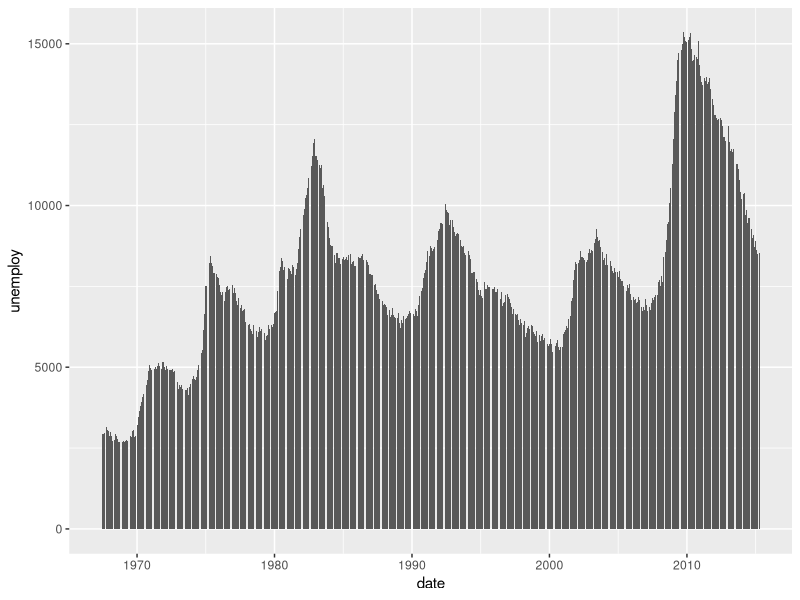
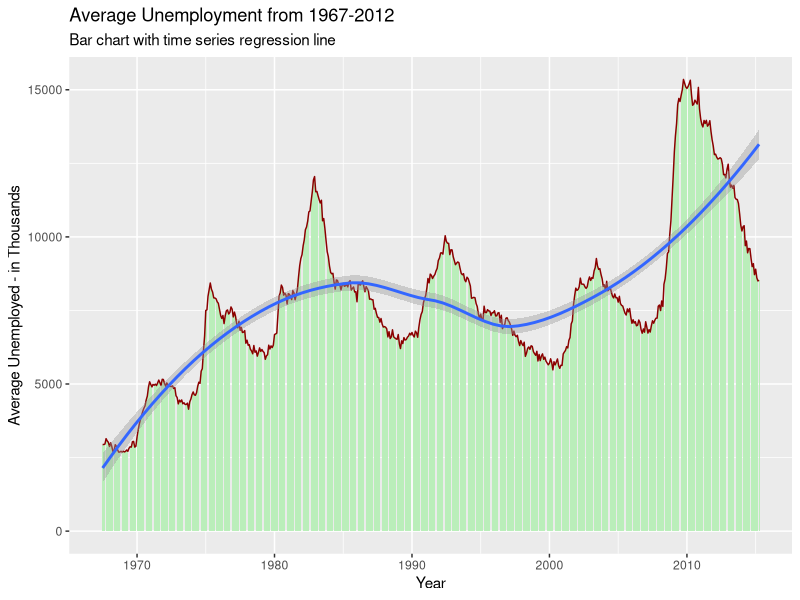

Here is the R script that generated these plots, in order:
## ---- chunk 1
knitr::opts_chunk$set(echo = FALSE)
## ---- chunk 2
# Load ggplot2 library for the visualization's dataset and plot
library(ggplot2)

# Load the economics dataset and store the results in a dataframe
data("economics")
myDF <- economics

# Explore the structure and statistics of the dataframe
str(myDF)
summary(myDF)

# Create a simple bar chart that visualizes the average number of unemployed
# in thousands by year from 1967 until 2012
ggplot(myDF, aes(x = date, y = unemploy)) +
  geom_col()

# This is the basic bar chart that ggplot2 generated. It contains x axis and y
# axis labels, date for the 'date' variable, along with labels of numeric year
# by decade, and unemploy for the 'unemploy' variable, along with a numeric scale
# from 0-15000 to show the measurement of the y axis values.
## ---- chunk 3
# Add color and a time series line to help observe the patterns of the time series
# data. Also, improve the title of the chart and x and y labels.
ggplot(myDF, aes(x = date, y = unemploy)) +
  geom_col(fill="#baeeba",color="transparent") + 
  geom_line(color="darkred") + 
  stat_smooth() + 
# Set the labels and a strong, accurate title
labs(
  title = "Average Unemployment from 1967-2012",
  subtitle = "Bar chart with time series regression line",
  x = "Year",
  y = "Average Unemployed - in Thousands"
)
